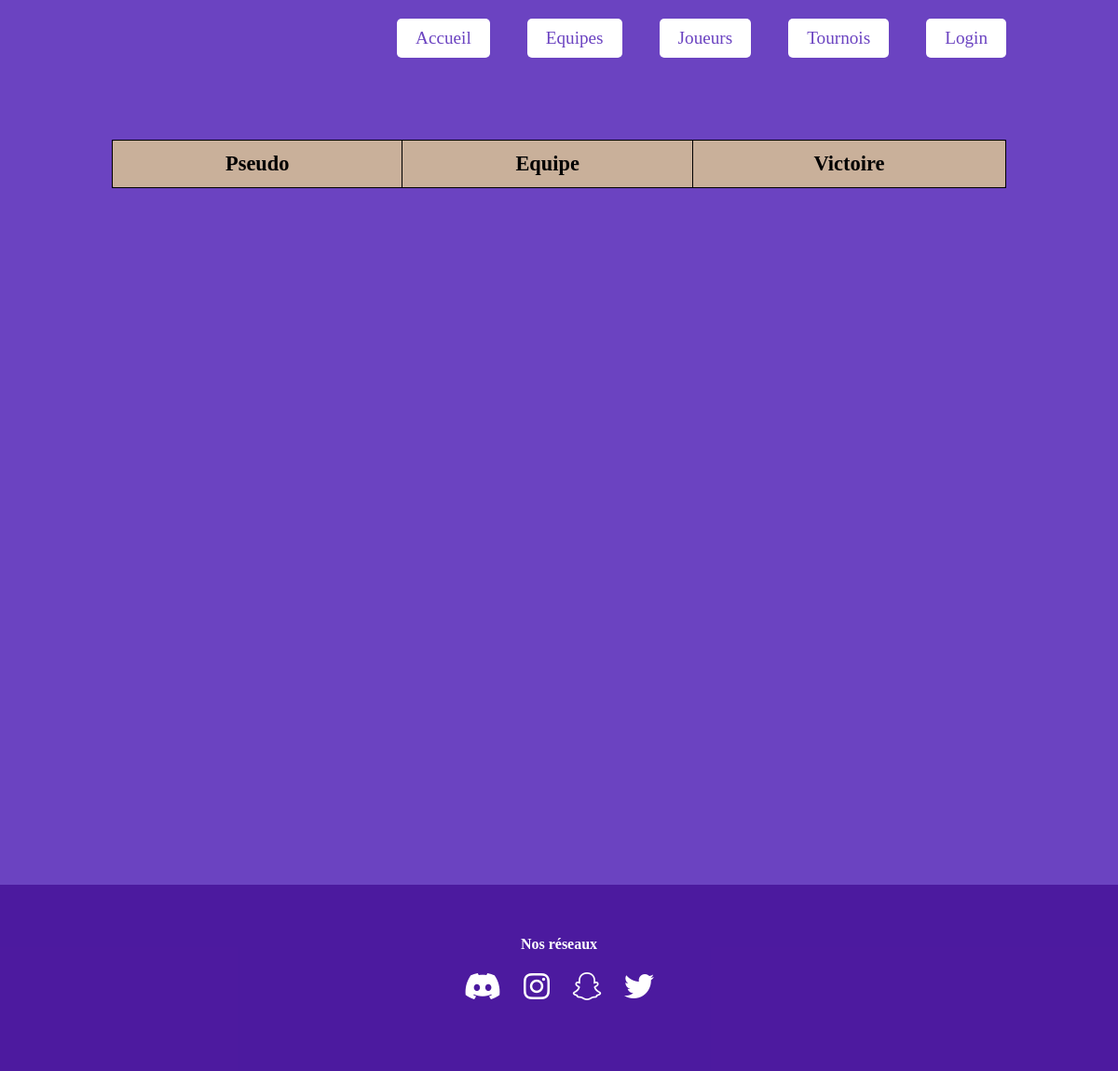
Page /page_player.php on the earlier database version.
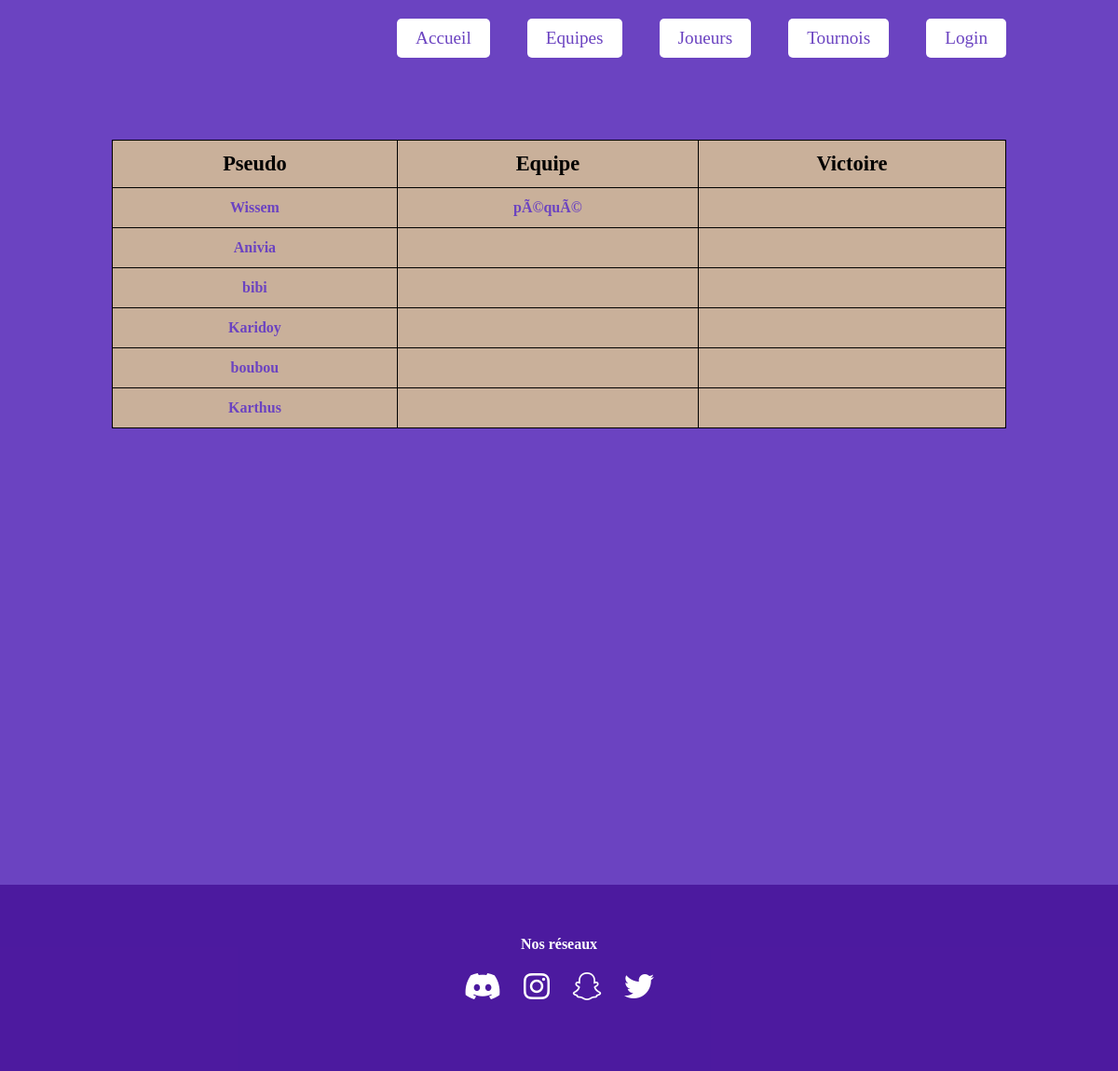
Same page on the later database version.
### tables this page shows
CREATE TABLE IF NOT EXISTS `users` (
  `id` int(5) NOT NULL AUTO_INCREMENT,
  `pseudo` varchar(255) NOT NULL,
  `email` varchar(255) NOT NULL,
  `date` datetime DEFAULT NULL,
  `win` int(9) DEFAULT NULL,
  `team` int(9) DEFAULT NULL,
  `password` varchar(255) NOT NULL,
  PRIMARY KEY (`id`),
  UNIQUE KEY `pseudo` (`pseudo`) USING BTREE,
  UNIQUE KEY `email` (`email`) USING BTREE,
  KEY `team` (`team`)
);

CREATE TABLE IF NOT EXISTS `team` (
  `id_team` int(9) NOT NULL AUTO_INCREMENT,
  `name` varchar(255) NOT NULL,
  `chief` varchar(255) DEFAULT NULL,
  `nb_player` int(9) DEFAULT NULL,
  `win` int(9) DEFAULT NULL,
  `logo` text,
  PRIMARY KEY (`id_team`)
);

### page_player.php (the view, shortened to what this page needs)
<?php include 'db.php' ?>
<!doctype html>
<html lang="en">
<head>
    <link rel="stylesheet" href="style_index.css">
</head>
<body>
<?php include 'navbar.php' ?>
<?php
$query_select = $pdo->query("SELECT users.win, users.pseudo, team.name FROM users LEFT JOIN team ON users.team = team.id_team ORDER BY users.win DESC");
$show_users = $query_select->fetchAll(PDO::FETCH_ASSOC);
?>
<section id="page_player">
<table>
   <tr>
       <th>Pseudo</th>
       <th>Equipe</th>
       <th>Victoire</th>
   </tr>
   <tr>
       <?php foreach ($show_users as $user):
       $user_pseudo = ($user['pseudo']);
       $user_team = $user['name'];
       $user_win = $user['win']
       ?>
       <td><a href="player.php?player=<?= $user_pseudo ?>"> <?=$user_pseudo?></td></a>
       <td><a href="team.php?equipe=<?=$user_team?>"><?= $user_team ?></a></td>
       <td><?=$user_win ?></td>
   </tr>
   <?php endforeach; ?>
</table>
</section>
<?php include 'footer.php' ?>
</body>
</html>

Differences in the rows shown:
added users: pseudo "Wissem", team.name "pÃ©quÃ©"
added users: pseudo "Anivia"
added users: pseudo "bibi"
added users: pseudo "Karidoy"
added users: pseudo "boubou"
added users: pseudo "Karthus"
